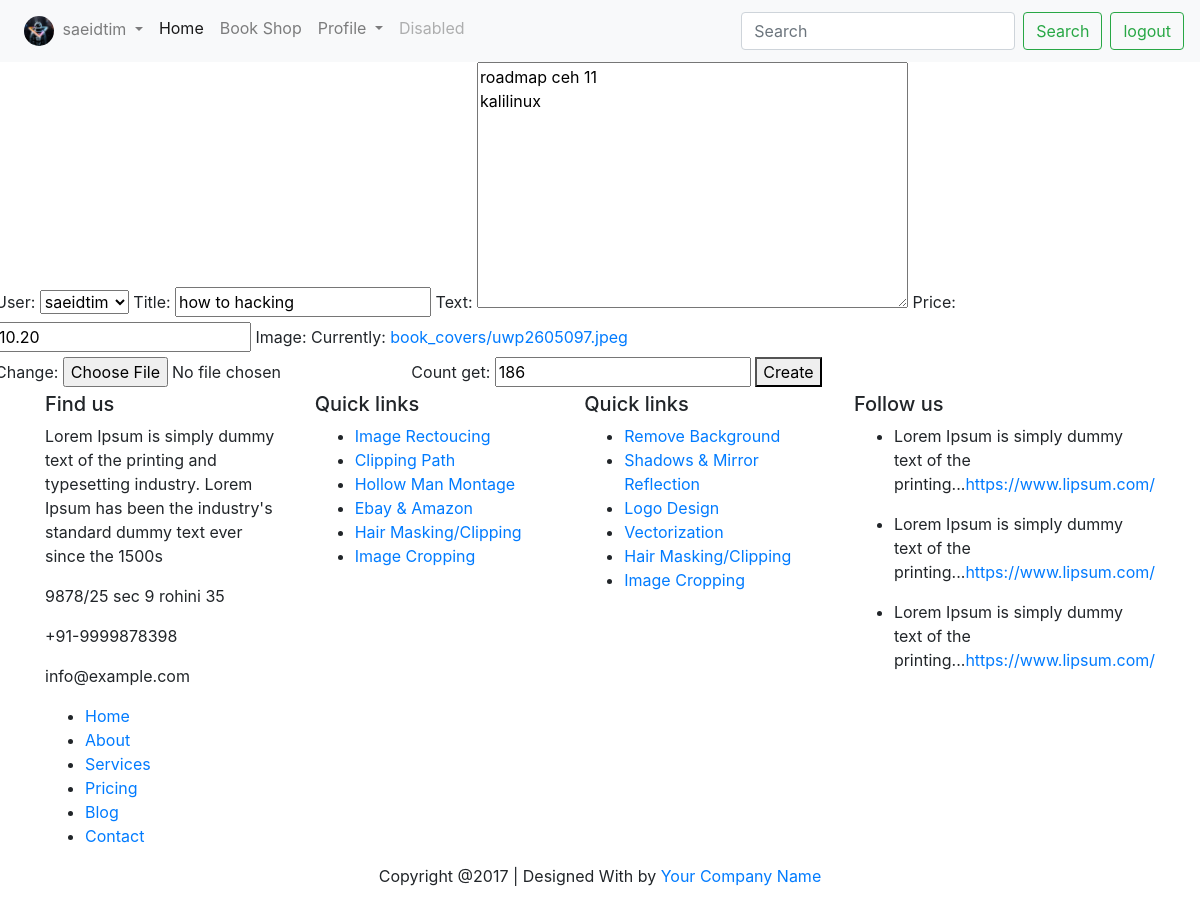
/books/1/edit/ (signed in), run on the app's committed database.
### accounts/models.py (models this page shows)
class CustomUser(AbstractUser):
    phone = models.CharField(max_length=11, blank=True, null=True)
    age = models.PositiveIntegerField(default=18, blank=True, null=True)
    img = models.ImageField(upload_to='avatar/', )

### Books/models.py (models this page shows, shortened)
class Book(models.Model):
    user = models.ForeignKey(get_user_model(), on_delete=models.CASCADE)
    title = models.CharField(max_length=250)
    text = models.TextField()
    price = models.DecimalField(max_digits=5, decimal_places=2)
    datetime_created = models.DateTimeField(auto_now_add=True)
    datetime_modified = models.DateTimeField(auto_now=True)
    image = models.ImageField(upload_to='book_covers/')
    count_get = models.PositiveIntegerField(default=0)

### Books/views.py (the view)
# urls.py: path('<int:pk>/edit/', BookUpdateView.as_view(), name='update_view'),
class BookUpdateView(UserPassesTestMixin, generic.UpdateView):
    model = Book
    template_name = 'Books/Create_And_Update.html'
    fields = '__all__'
    def test_func(self):
        obj = self.get_object()
        return obj.user == self.request.user

### Books/templates/Books/Create_And_Update.html (shortened to what this page needs)
{% extends '_base.html' %}
{% block container %}
    <div class="form-row">
        <form action="" method="post", enctype="multipart/form-data">
        {{ form }}
        <button type="submit">Create</button>
    </form>
    </div>
{% endblock %}

### templates/_base.html (shortened to what this page needs)
<!doctype html>
<html lang="en">
<head>
    <link rel="stylesheet" href="https://cdn.jsdelivr.net/npm/bootstrap@4.0.0/dist/css/bootstrap.min.css"
>
</head>
<body>
<nav class="navbar navbar-expand-lg navbar-light bg-light">
    <div class="collapse navbar-collapse" id="navbarSupportedContent">
        <ul class="navbar-nav mr-auto">
            {% if user.is_authenticated %}
                <li>
                <li class="dropdown">
                    <a href="#" data-toggle="dropdown" class="nav-link dropdown-toggle nav-link-lg nav-link-user"
                       aria-expanded="false">
                        <img alt="image" src="{{ user.img.url }}" class="rounded-circle mr-1" width="30px">
                        <div class="d-sm-none d-lg-inline-block">{{ user.username }}</div>
                    </a>
                </li>
                </li>
            {% endif %}
            <li class="nav-item active">
                <a class="nav-link" href="{% url 'home' %}">Home <span class="sr-only">(current)</span></a>
            </li>
            <li class="nav-item">
                <a class="nav-link" href="{% url 'book_list' %}">Book Shop</a>
            </li>
            <li class="nav-item dropdown">
                <a class="nav-link dropdown-toggle" href="#" id="navbarDropdown" role="button" data-toggle="dropdown"
                   aria-haspopup="true" aria-expanded="false">
                    Profile
                </a>
            </li>
            <li class="nav-item">
                <a class="nav-link disabled" href="#">Disabled</a>
            </li>
        </ul>
        <form class="form-inline my-2 my-lg-0">
            <input class="form-control mr-sm-2" type="search" placeholder="Search" aria-label="Search">
            <button class="btn btn-outline-success my-2 my-sm-0" type="submit">Search</button>
        </form>
        {% if user.is_authenticated %}
            <a href="{% url 'logout' %}">
                <button class="btn btn-outline-success my-2 my-sm-0 ml-2" type="submit">logout</button>
            </a>
        {% else %}
            <a href="{% url 'login' %}">
                <button class="btn btn-outline-success my-2 my-sm-0 ml-2" type="submit">login</button>
            </a>
        {% endif %}
    </div>
</nav>
{% block container %}
{% endblock %}
<footer class="footer">
    <div class="container bottom_border">
        <div class="row">
            <div class=" col-sm-4 col-md col-sm-4  col-12 col">
                <h5 class="headin5_amrc col_white_amrc pt2">Find us</h5>
                <p class="mb10">Lorem Ipsum is simply dummy text of the printing and typesetting industry. Lorem Ipsum
                    has been the industry's standard dummy text ever since the 1500s</p>
                <p> 9878/25 sec 9 rohini 35 </p>
                <p> +91-9999878398 </p>
                <p> info@example.com </p>
            </div>
            <div class=" col-sm-4 col-md  col-6 col">
                <h5 class="headin5_amrc col_white_amrc pt2">Quick links</h5>
                <ul class="footer_ul_amrc">
                    <li><a href="http://webenlance.com">Image Rectoucing</a></li>
                    <li><a href="http://webenlance.com">Clipping Path</a></li>
                    <li><a href="http://webenlance.com">Hollow Man Montage</a></li>
                    <li><a href="http://webenlance.com">Ebay & Amazon</a></li>
                    <li><a href="http://webenlance.com">Hair Masking/Clipping</a></li>
                    <li><a href="http://webenlance.com">Image Cropping</a></li>
                </ul>
            </div>
            <div class=" col-sm-4 col-md  col-6 col">
                <h5 class="headin5_amrc col_white_amrc pt2">Quick links</h5>
                <ul class="footer_ul_amrc">
                    <li><a href="http://webenlance.com">Remove Background</a></li>
                    <li><a href="http://webenlance.com">Shadows & Mirror Reflection</a></li>
                    <li><a href="http://webenlance.com">Logo Design</a></li>
                    <li><a href="http://webenlance.com">Vectorization</a></li>
                    <li><a href="http://webenlance.com">Hair Masking/Clipping</a></li>
                    <li><a href="http://webenlance.com">Image Cropping</a></li>
                </ul>
            </div>
            <div class=" col-sm-4 col-md  col-12 col">
                <h5 class="headin5_amrc col_white_amrc pt2">Follow us</h5>
                <ul class="footer_ul2_amrc">
                    <li><a href="#"> </a>
                        <p>Lorem Ipsum is simply dummy text of the printing...<a href="#">https://www.lipsum.com/</a>
                        </p></li>
                    <li><a href="#"> </a>
                        <p>Lorem Ipsum is simply dummy text of the printing...<a href="#">https://www.lipsum.com/</a>
                        </p></li>
                    <li><a href="#"> </a>
                        <p>Lorem Ipsum is simply dummy text of the printing...<a href="#">https://www.lipsum.com/</a>
                        </p></li>
                </ul>
            </div>
        </div>
    </div>
    <div class="container">
        <ul class="foote_bottom_ul_amrc">
            <li><a href="http://webenlance.com">Home</a></li>
            <li><a href="http://webenlance.com">About</a></li>
            <li><a href="http://webenlance.com">Services</a></li>
            <li><a href="http://webenlance.com">Pricing</a></li>
            <li><a href="http://webenlance.com">Blog</a></li>
            <li><a href="http://webenlance.com">Contact</a></li>
        </ul>
        <p class="text-center">Copyright @2017 | Designed With by <a href="#">Your Company Name</a></p>
        <ul class="social_footer_ul">
            <li><a href="http://webenlance.com"></a></li>
        </ul>
    </div>
</footer>
</body>
</html>

### data on the page
CustomUser: img (picture), username "saeidtim"
Book: user "saeidtim", title "how to hacking", text "roadmap ceh 11 kalilinux", price "10.20", count_get "186"
